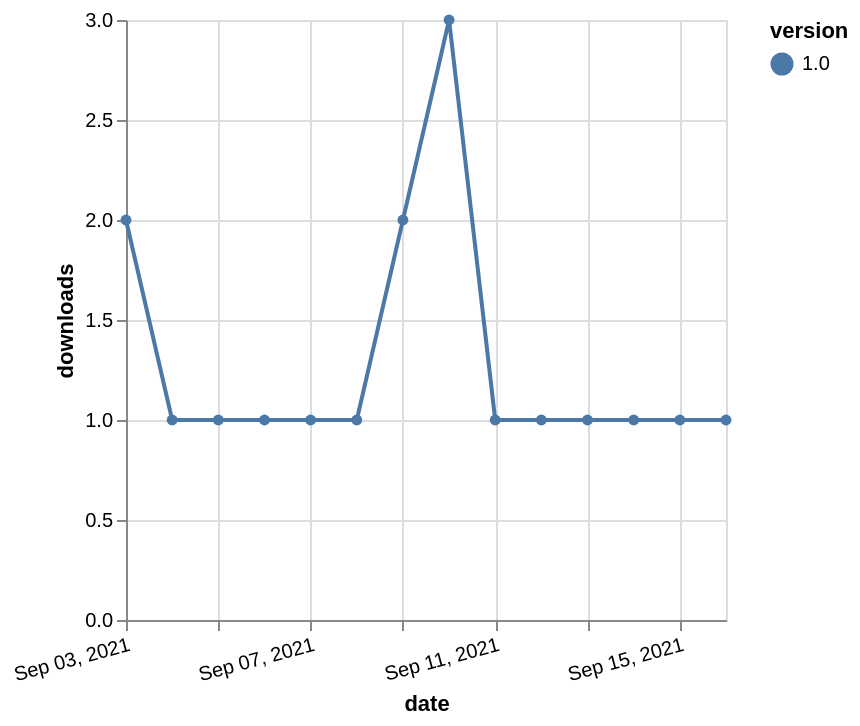

Vega-Lite specification stored for this chart:
### Vega-Lite specification from a JSON file in a GitHub repository (floating-point values rounded to 4 significant figures)
{"$schema": "https://vega.github.io/schema/vega-lite/v5.json", "description": "A simple bar chart with embedded data.", "data": {"values": [{"date": "2021-09-03", "total": 72, "delta": 2, "version": "1.0"}, {"date": "2021-09-04", "total": 73, "delta": 1, "version": "1.0"}, {"date": "2021-09-05", "total": 74, "delta": 1, "version": "1.0"}, {"date": "2021-09-06", "total": 75, "delta": 1, "version": "1.0"}, {"date": "2021-09-07", "total": 76, "delta": 1, "version": "1.0"}, {"date": "2021-09-08", "total": 77, "delta": 1, "version": "1.0"}, {"date": "2021-09-09", "total": 79, "delta": 2, "version": "1.0"}, {"date": "2021-09-10", "total": 82, "delta": 3, "version": "1.0"}, {"date": "2021-09-11", "total": 83, "delta": 1, "version": "1.0"}, {"date": "2021-09-12", "total": 84, "delta": 1, "version": "1.0"}, {"date": "2021-09-13", "total": 85, "delta": 1, "version": "1.0"}, {"date": "2021-09-14", "total": 86, "delta": 1, "version": "1.0"}, {"date": "2021-09-15", "total": 87, "delta": 1, "version": "1.0"}, {"date": "2021-09-16", "total": 88, "delta": 1, "version": "1.0"}]}, "width": "container", "mark": {"type": "line", "point": {"filled": true}}, "encoding": {"x": {"field": "date", "type": "temporal", "timeUnit": "yearmonthdate", "title": "date", "axis": {"labelAngle": -15}}, "y": {"field": "delta", "type": "quantitative", "title": "downloads"}, "color": {"field": "version", "type": "nominal"}, "tooltip": {"field": "delta"}}}
